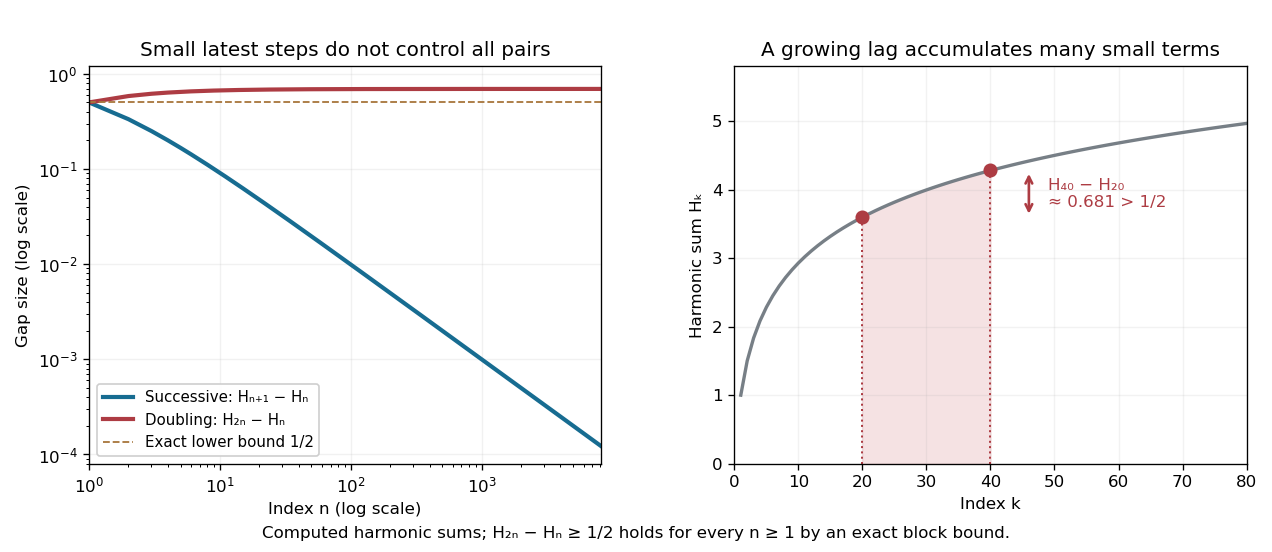

Write Python code to recreate this figure.
"""Harmonic-sum gaps: shrinking local steps versus persistent long-lag drift.

Run in desired output directory. Versions/dependencies: root pyproject.toml.
"""
from pathlib import Path
import matplotlib
matplotlib.use('Agg')
import matplotlib.pyplot as plt
import numpy as np

maximum = 8192
terms = 1.0 / np.arange(1, 2 * maximum + 1)
harmonic = np.concatenate(([0.], np.cumsum(terms)))
n = np.unique(np.geomspace(1, maximum, 500).astype(int))
local = 1.0 / (n + 1)
long_gap = harmonic[2 * n] - harmonic[n]
fig, axes = plt.subplots(1, 2, figsize=(10.6, 4.6), dpi=120, facecolor='white')
ax = axes[0]
ax.loglog(n, local, color='#176c91', linewidth=2.5, label='Successive: Hₙ₊₁ − Hₙ')
ax.loglog(n, long_gap, color='#ad3c43', linewidth=2.5, label='Doubling: H₂ₙ − Hₙ')
ax.axhline(0.5, color='#a8773e', linestyle='--', linewidth=1.1, label='Exact lower bound 1/2')
ax.set(xlim=(1, maximum), ylim=(8e-5, 1.2), xlabel='Index n (log scale)', ylabel='Gap size (log scale)', title='Small latest steps do not control all pairs')
ax.legend(loc='lower left', fontsize=9, framealpha=0.95); ax.grid(alpha=0.17, which='major')
ax = axes[1]
k = np.arange(1, 81)
ax.plot(k, harmonic[k], color='#777f86', linewidth=2)
ax.fill_between(k, harmonic[k], 0, where=(k >= 20) & (k <= 40), color='#f2d6d8', alpha=0.7)
ax.scatter([20, 40], harmonic[[20, 40]], color='#ad3c43', s=55, zorder=4)
ax.vlines([20, 40], [0, 0], harmonic[[20, 40]], color='#ad3c43', linestyle=':', linewidth=1.2)
ax.annotate('', xy=(46, harmonic[40]), xytext=(46, harmonic[20]), arrowprops=dict(arrowstyle='<->', color='#ad3c43', linewidth=1.6))
ax.text(49, (harmonic[20] + harmonic[40]) / 2, 'H₄₀ − H₂₀\n≈ 0.681 > 1/2', va='center', color='#ad3c43', fontsize=10)
ax.set(xlim=(0, 80), ylim=(0, 5.8), xlabel='Index k', ylabel='Harmonic sum Hₖ', title='A growing lag accumulates many small terms')
ax.grid(alpha=0.16)
fig.text(0.5, 0.025, 'Computed harmonic sums; H₂ₙ − Hₙ ≥ 1/2 holds for every n ≥ 1 by an exact block bound.', ha='center', fontsize=10)
fig.subplots_adjust(left=0.07, right=0.98, top=0.88, bottom=0.16, wspace=0.26)
fig.savefig(Path.cwd() / (Path(__file__).stem + '.png'), facecolor='white')
plt.close(fig)
